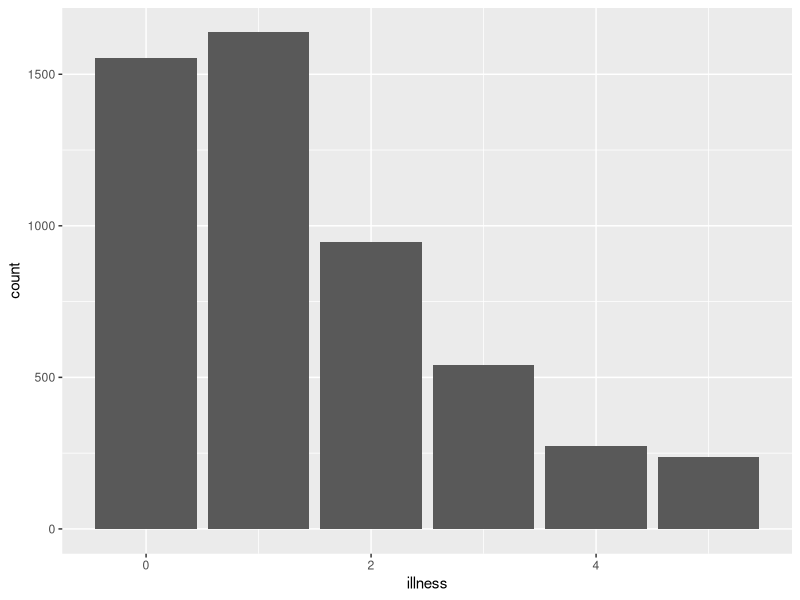
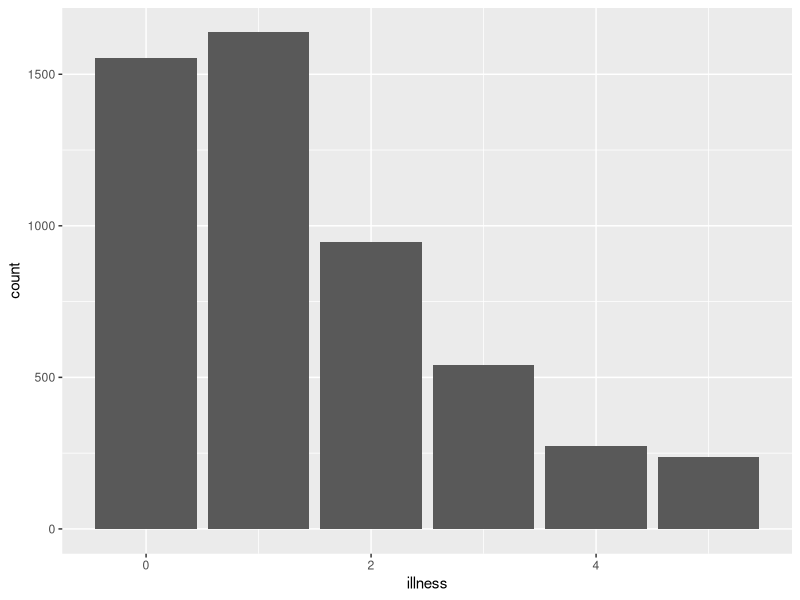

Source code (R) for these figures, in order:
## ---- chunk 1
#| label: fig-doctervisits
#| echo: false
#| eval: true
#| warning: false
#| message: false
#| fig-cap: "Number of illnesses in the past two weeks, based on the 1977--1978 Australian Health Survey"

library(tidyverse)
library(AER)

data("DoctorVisits", package = "AER")

DoctorVisits |>
  ggplot(aes(x = illness)) +
  geom_histogram(stat = "count")
## ---- chunk 2
#| label: fig-uniquename
#| fig-cap: Number of illnesses in the past two weeks, based on the 1977--1978 Australian Health Survey
#| echo: false
#| warning: false

library(tidyverse)
library(AER)

data("DoctorVisits", package = "AER")

DoctorVisits |>
  ggplot(aes(x = illness)) +
  geom_histogram(stat = "count")
## ---- chunk 3
#| label: tbl-docvisittable
#| echo: false
#| tbl-cap: "Number of visits to the doctor in the past two weeks, based on the 1977--1978 Australian Health Survey"

DoctorVisits |> 
  count(visits) |> 
  knitr::kable()
